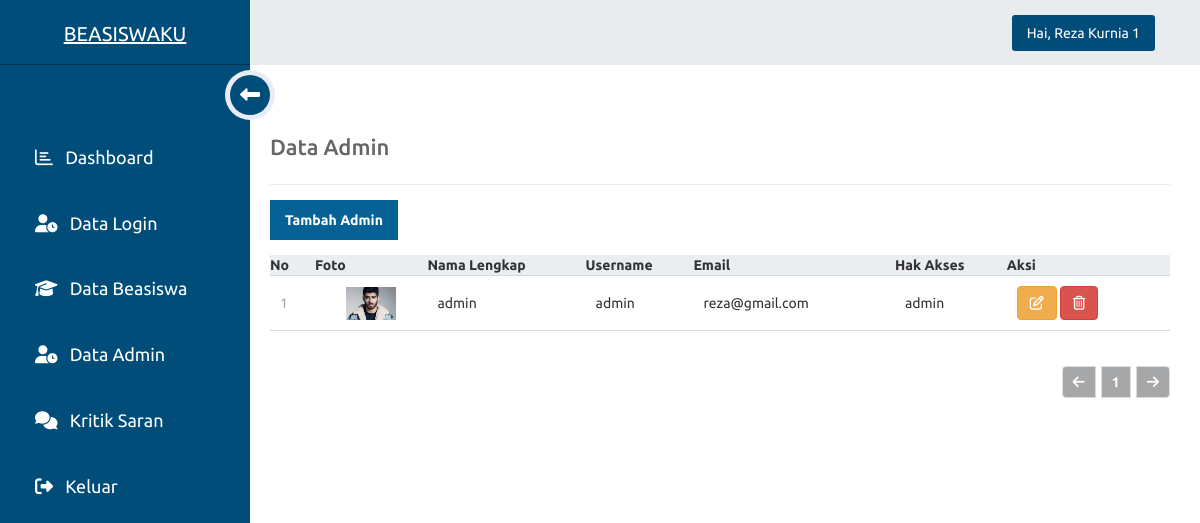
/Dashboard/dataadmin.php (signed in), run on the app's committed database.
### tables this page shows
CREATE TABLE `user` (
  `id` int(11) NOT NULL,
  `nama` varchar(100) NOT NULL,
  `username` varchar(100) NOT NULL,
  `password` varchar(100) NOT NULL,
  `email` varchar(50) NOT NULL,
  `nim` text NOT NULL,
  `hakakses` varchar(100) NOT NULL,
  `foto` varchar(5000) NOT NULL
);

CREATE TABLE `dataadmin` (
  `id` int(11) NOT NULL,
  `nama` varchar(100) NOT NULL,
  `username` varchar(100) NOT NULL,
  `password` varchar(100) NOT NULL,
  `email` varchar(50) NOT NULL,
  `foto` varchar(200) NOT NULL,
  `hakakses` varchar(100) NOT NULL
);

### Dashboard/dataadmin.php (the view, shortened to what this page needs)
<?php
include('koneksi.php');
?>
<!DOCTYPE html>
<html lang="en">
<head>
    <link rel="stylesheet" href="asset/css/style.css">
    <link rel="stylesheet" href="asset/css/tabledata.css">
    <link rel="stylesheet" href="https://maxcdn.bootstrapcdn.com/bootstrap/3.3.7/css/bootstrap.min.css">
</head>
<body>
    <div class="wrapper">
        <div class="top_navbar">
            <div class="logo">
                <a href="#">BEASISWAKU</a>
            </div>
            <div class="top_menu">
                <div class="right_info">
                    <?php
                    $tampilPeg    = mysqli_query($koneksi, "SELECT * FROM user WHERE username='$_SESSION[username]'");
                    $peg    = mysqli_fetch_array($tampilPeg);
                    ?>
                    <div class="icon_wrap">
                        <div class="icon">
                            <div>Hai, <?= $peg['nama'] ?></div>
                        </div>
                    </div>
                </div>
            </div>
        </div>
        <div class="main_body">
            <div class="sidebar_menu">
                <div class="inner__sidebar_menu">
                    <ul>
                        <li>
                            <a href="wp-admin.php">
                                <span class="icon"><i class="far fa-chart-bar"></i></span>
                                <span class="list">Dashboard</span>
                            </a>
                        </li>
                        <li>
                            <a href="datalogin.php">
                                <span class="icon"><i class="fas fa-user-clock"></i></span>
                                <span class="list">Data Login</span>
                            </a>
                        </li>
                        <li>
                            <a href="databeasiswa.php">
                                <span class="icon"><i class="fas fa-graduation-cap"></i></span>
                                <span class="list">Data Beasiswa</span>
                            </a>
                        </li>
                        <li>
                            <a href="dataadmin.php">
                                <span class="icon"><i class="fas fa-user-clock"></i></span>
                                <span class="list">Data Admin</span>
                            </a>
                        </li>
                        <li>
                            <a href="kritiksaran.php">
                                <span class="icon"><i class="fas fa-comments"></i></span>
                                <span class="list">Kritik Saran</span>
                            </a>
                        </li>
                        <li>
                            <a href="../logout.php">
                                <span class="icon"><i class="fas fa-sign-out-alt mr-2"></i></span>
                                <span class="list">Keluar</span>
                            </a>
                        </li>
                    </ul>
                    <div class="hamburger">
                        <div class="inner_hamburger">
                            <span class="arrow">
                                <i class="fas fa-long-arrow-alt-left"></i>
                            </span>
                        </div>
                    </div>
                </div>
            </div>
            <div class="container">
                <div class="row">
                    <div class="content read">
                        <h2>Data Admin</h2>
                        <a href="tambahadmin.php" class="create-contact">Tambah Admin</a>
                        <table>
                            <thead>
                                <tr>
                                    <th>No</th>
                                    <th>Foto</th>
                                    <th>Nama Lengkap</th>
                                    <th>Username</th>
                                    <th>Email</th>
                                    <th>Hak Akses</th>
                                    <th>Aksi</th>
                                </tr>
                            </thead>
                            <tbody>
                                <?php
                                include('koneksi.php');
                                $batas = 5;
                                $halaman = isset($_GET['hal']) ? (int)$_GET['hal'] : 1;
                                $halaman_awal = ($halaman > 1) ? ($halaman * $batas) - $batas : 0;
                                $previous = $halaman - 1;
                                $next = $halaman + 1;
                                $data = mysqli_query($koneksi, "select * from dataadmin");
                                $jumlah_data = mysqli_num_rows($data);
                                $total_halaman = ceil($jumlah_data / $batas);
                                $query = "SELECT * FROM dataadmin ORDER BY id ASC limit $halaman_awal, $batas";
                                $result = mysqli_query($koneksi, $query);
                                $no = 1;
                                while ($row = mysqli_fetch_assoc($result)) {
                                ?>
                                    <tr>
                                        <td><?php echo $no; ?></td>
                                        <td style="text-align: center;"><img src="images/<?php echo $row['foto']; ?>" style="width: 50px"></td>
                                        <td><?php echo $row['nama']; ?></td>
                                        <td><?php echo $row['username']; ?></td>
                                        <td><?php echo $row['email']; ?></td>
                                        <td><?php echo $row['hakakses']; ?></td>
                                        <td>
                                            <a class="btn btn-warning" data-bs-toggle="tooltip" data-bs-placement="bottom" title="Edit Data" name="tombol_edit" href="editadmin.php?id=<?php echo $row['id']; ?>"><i class="far fa-edit"></i></a>
                                            <a class="btn btn-danger" data-bs-toggle="tooltip" data-bs-placement="bottom" title="Hapus Data" name="tombol_edit" href="proses/proses-hapusadmin.php?id=<?php echo $row['id']; ?>"><i class="far fa-trash-alt"></i></a>
                                        </td>
                                    </tr>
                                <?php
                                    $no++;
                                }
                                ?>
                            </tbody>
                        </table>
                        <nav aria-label="...">
                            <ul class="pagination justify-content-end p-3">
                                <li class="page-item">
                                    <a class="page-link" <?php if ($halaman > 1) {
                                                                echo "href='?hal=$previous'";
                                                            } ?>><i class="fas fa-arrow-left"></i></a>
                                </li>
                                <?php
                                for ($x = 1; $x <= $total_halaman; $x++) {
                                ?>
                                    <li class="page-item"><a class="page-link" href="?hal=<?php echo $x ?>"><?php echo $x; ?></a></li>
                                <?php
                                }
                                ?>
                                <li class="page-item">
                                    <a class="page-link" <?php if ($halaman < $total_halaman) {
                                                                echo "href='?hal=$next'";
                                                            } ?>><i class="fas fa-arrow-right"></i></a>
                                </li>
                            </ul>
                        </nav>
                    </div>
                </div>
</body>
</html>

### Dashboard/asset/css/style.css (style rules this page uses)
* { margin: 0; padding: 0; list-style: none; font-family: 'Ubuntu', sans-serif; box-sizing: border-box; text-decoration: none; }
body { background: #e8edf5; width: 100%; height: 100%; }
.wrapper .top_navbar { width: 100%; height: 65px; display: flex; position: fixed; top: 0; }
.wrapper .top_navbar .logo { width: 250px; height: 100%; background: #004d79; border-bottom: 1px solid #07334c; }
.wrapper .top_navbar .logo a { display: block; text-align: center; font-size: 20px; color: #fff; padding: 20px 0; }
.wrapper .top_navbar .top_menu { width: calc(100% - 250px); height: 100%; background: #e9ecef; z-index: 1; padding: 0 40px; display: flex; justify-content: space-between; align-items: center; }
.wrapper .top_navbar .right_info { display: flex; }
.wrapper .top_navbar .right_info .icon_wrap { padding: 8px 15px; border-radius: 3px; background: #004d79; color: #fff; margin: 0 5px; cursor: pointer; }
.main_body .sidebar_menu { position: fixed; top: 65px; left: 0; background: #004d79; width: 250px; height: 100%; transition: all 0.3s linear; }
.main_body .sidebar_menu .inner__sidebar_menu { position: relative; padding-top: 60px; }
.main_body .sidebar_menu ul li a { color: #fff; font-size: 18px; padding: 20px 35px; display: block; white-space: nowrap; }
.main_body .sidebar_menu ul li a .icon { margin-right: 8px; }
.main_body .sidebar_menu ul li a span { display: inline-block; }
.main_body .sidebar_menu .hamburger { position: absolute; top: 5px; right: -25px; width: 50px; height: 50px; background: #e8edf5; border-radius: 50%; cursor: pointer; }
.main_body .sidebar_menu .inner_hamburger, .main_body .sidebar_menu .hamburger .arrow { position: absolute; top: 50%; left: 50%; transform: translate(-50%,-50%); }
.main_body .sidebar_menu .inner_hamburger { width: 40px; border-radius: 50%; height: 40px; background: #004d79; }
.main_body .sidebar_menu .hamburger .arrow { color: #fff; font-size: 20px; }
.main_body .container { width: calc(100% - 250px); margin-top: 65px; margin-left: 225px; padding: 25px 40px; transition: all 0.3s linear; }

### Dashboard/asset/css/tabledata.css (style rules this page uses)
.content { width: 100%; margin: 20px; }
.content h2 { margin: 0; padding: 25px 0; font-size: 22px; border-bottom: 1px solid #ebebeb; color: #666666; }
.read .create-contact { display: inline-block; text-decoration: none; background-color: #056196; font-weight: bold; font-size: 14px; color: #FFFFFF; padding: 10px 15px; margin: 15px 0; }
.read .pagination { display: flex; justify-content: flex-end; }
.read .pagination a { display: inline-block; text-decoration: none; background-color: #a5a7a9; font-weight: bold; color: #FFFFFF; padding: 5px 10px; margin: 15px 0 15px 5px; }
.read table { width: 100%; padding-top: 30px; border-collapse: collapse; border: 1px; }
.read table thead { background-color: #ebeef1; border-bottom: 1px solid #d3dae0; }
.read table tbody tr { border-bottom: 1px solid #d3dae0; }
.read table tbody tr td { padding: 10px; }
.read table tbody tr td:nth-child(1) { color: #a5a7a9; }

### data on the page
user: nama "Reza Kurnia 1"
dataadmin: foto (picture), nama "admin", username "admin", email "reza@gmail.com", hakakses "admin"
